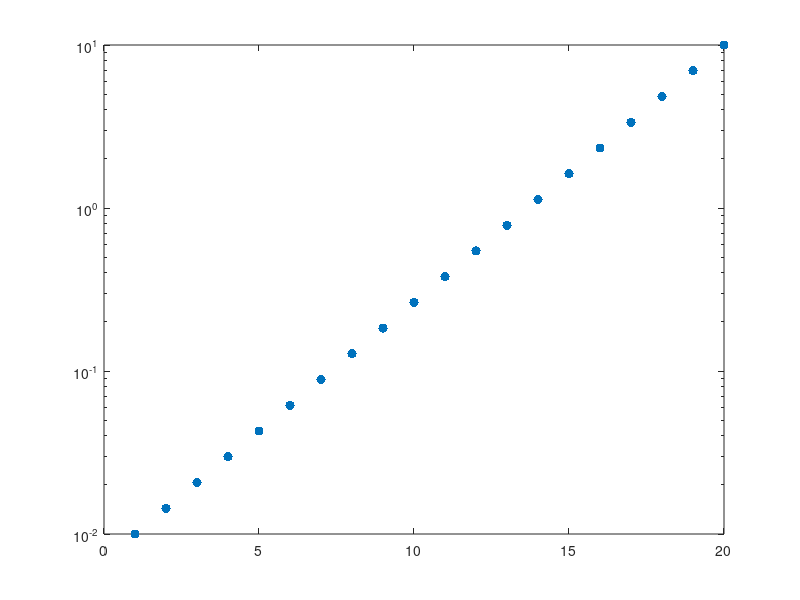

The MATLAB script that drew this image:
make_fig = 0

a = 2*linspace(1,10,10)
b = 2*logspace(0,1,10)

if make_fig == 1
    figure()
    plot(a,b,'.-','MarkerSize',20)
end

% de geometrische spacing
dx = nthroot(10,9);
c = b(1)*(log(b)-log(b(1)))/log(dx) + 1

% test for binning
A = 4;
pos = floor((log(A)-log(b(1)))/log(dx)) + 1

%% aplied to problem
clc

    taumax = 10;
    mu = 1;

    nbins = 20;
    taumin = 10^(-2);
    tau_array = logspace(-2,log(taumax)/log(10),nbins);
    dx = nthroot(taumax/taumin,nbins);
    J_array = zeros(1,nbins);
    
    tau_old = taumax;
    tau_new = 0.4;
    
    index_min = min(floor((log(tau_old)-log(taumin))/log(dx)) , floor((log(tau_new)-log(taumin))/log(dx)) ) + 1;
    index_max = max(floor((log(tau_old)-log(taumin))/log(dx)) , floor((log(tau_new)-log(taumin))/log(dx)) ) + 1;
    J_array(index_min:index_max) = J_array(index_min:index_max) + sign(mu);
    
    % plot
    semilogy(tau_array,'.','MarkerSize',20)
    
    % display some things
    display(tau_array)
    display(index_min)
    display(index_max)

